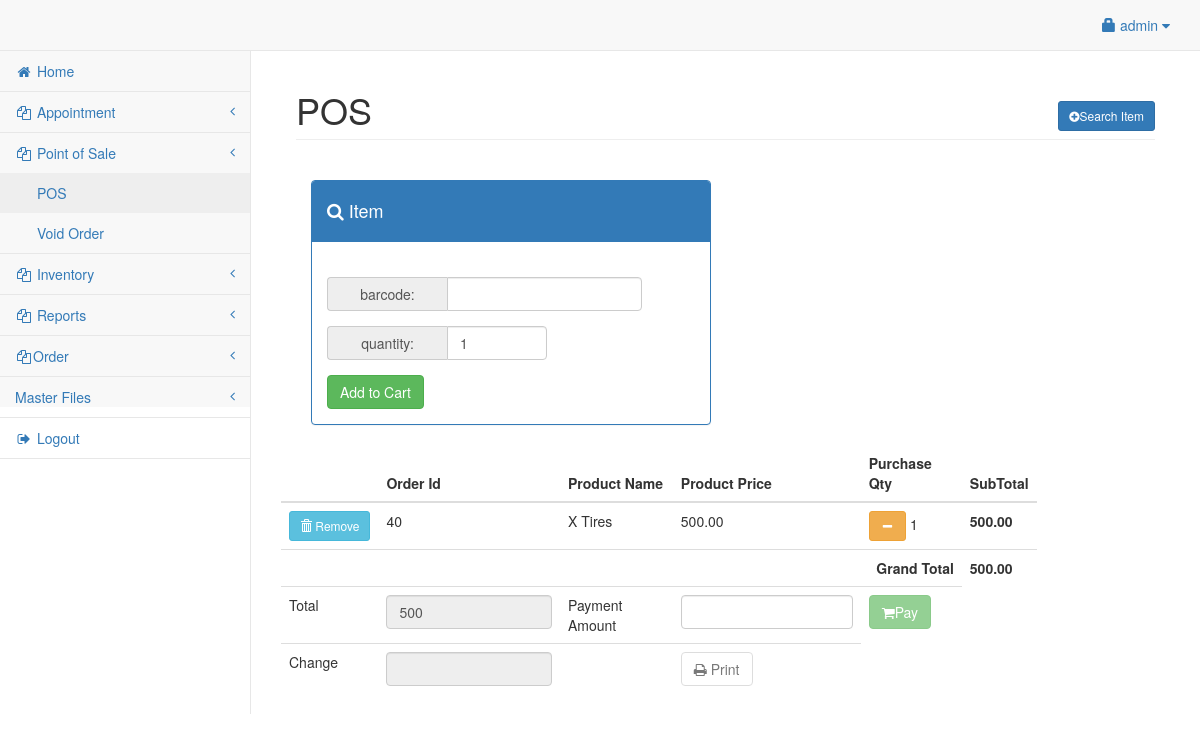
Screenshot of /admin/pos.php (signed in) with the database file from the repository.
### tables this page shows
CREATE TABLE `user` (
  `userid` int(11) NOT NULL,
  `username` varchar(30) NOT NULL,
  `password` varchar(50) NOT NULL,
  `access` int(1) NOT NULL,
  `fullname` varchar(250) NOT NULL,
  `contact` bigint(15) NOT NULL,
  `address` varchar(250) NOT NULL,
  `photo` varchar(250) NOT NULL
);

CREATE TABLE `dummy_cart` (
  `id` int(11) NOT NULL,
  `product_id` int(10) NOT NULL,
  `product_name` varchar(250) NOT NULL,
  `product_price` int(10) NOT NULL,
  `quantity` int(10) NOT NULL,
  `barcode_id` varchar(25) NOT NULL
);

### admin/session.php (called while the page is built, shortened)
<?php
	include('../conn.php');
	$sq=mysqli_query($conn,"select * from `user` where userid='".$_SESSION['id']."'");
	$srow=mysqli_fetch_array($sq);
	$user=$srow['username'];
?>

### admin/pos.php (the view, shortened to what this page needs)
<?php include('session.php'); ?>
<?php include('header.php'); ?>
<head>
<body>
	<div id="wrapper">
		<?php include('navbar.php'); ?>
		<div style="height:50px;"></div>
		<div id="page-wrapper">
			<div class="container-fluid">
				<div class="row">
					<div class="col-lg-12">
						<h1 class="page-header">POS
							<span class="pull-right">
								<button class="btn btn-primary btn-sm" data-toggle="modal" data-target="#addschedule"><i class="fa fa-plus-circle"></i>Search Item</button>
							</span>
						</h1>
						<div class="col-lg-12 main-chart">
							<br>
							<div class="col-sm-4">
							</div>
							<div class="panel panel-primary" style="width:400px;">
								<div class="panel-heading">
									<h4><i class="fa fa-search"></i> Item</h4>
								</div>
								<div class="panel-body">
									<form role="form" method="POST" action="#">
										<br>
										<div class="form-group input-group">
											<span style="width:120px;" class="input-group-addon">barcode:</span>
											<input type="text" class="form-control" name="prodid" required>
										</div>
										<div class="form-group input-group">
											<span style="width:120px;" class="input-group-addon">quantity:</span>
											<input class="form-control" type="number" style="width:100px;" value="1" name="quantity" min="0">
										</div>
										<input type="submit" name="submit" value="Add to Cart" class="btn btn-success" />
									</form>
								</div>
							</div>
						</div>
					</div>
					<div class="row">
						<div class="col-lg-12">
							<table style="width:85%" class="table">
								<thead>
									<th></th>
									<th>Order Id</th>
									<th>Product Name</th>
									<th>Product Price</th>
									<th>Purchase Qty</th>
									<th>SubTotal</th>
								</thead>
								<tbody>
									<?php
									$total = 0;
									$query = mysqli_query($conn, "select * from dummy_cart");
									while ($row = mysqli_fetch_array($query)) {
									?>
										<tr>
											<td><a class="btn btn-info btn-sm" href="del_product.php?id=<?php echo $row['id']; ?>">
													<span class="glyphicon glyphicon-trash"></span> Remove </a></td>
													<td><?php echo $row['id']; ?></td>
											<td><?php echo $row['product_name']; ?></td>
											<td><?php echo number_format($row['product_price'], 2); ?></td>
											<td><a class="btn btn-warning btn-sm minus_qty2" href="minus_product.php?id=<?php echo $row['id']; ?>"><i class="fa fa-minus fa-fw"></i></a>
												<?php echo $row['quantity']; ?>
											</td>
											<td><strong><span class="subt">
														<?php
														$subtotal = $row['quantity'] * $row['product_price'];
														echo number_format($subtotal, 2);
														$total += $subtotal;
														?>
													</span></strong></td>
										</tr>
									<?php
									}
									?>
									<tr>
										<td colspan="5"><span class="pull-right"><strong>Grand Total</strong></span></td>
										<td><strong><span id="total"><?php echo number_format($total, 2); ?></span><strong></td>
									</tr>
									<td>Total</td>
									<td><input type="text" class="form-control" id="total_pay" value="<?php echo $total ?>" readonly></td>
									<td>Payment Amount</td>
									<form role="form" method="POST" action="payment.php">
										<td><input type="text" class="form-control" id="amount_pay" oninput="getChange()" required>
										</td>
										<td><button class="btn btn-success" id="paybutton" disabled><i class="fa fa-shopping-cart" disabled></i>Pay</button>
									</form>
									<tr>
										<td>Change</td>
										<td><input type="text" class="form-control" id="change_pay" readonly></td>
										<td></td>
										<td>
											<a onclick="getUrl(<?php echo $total ?>)">
												<button class="btn btn-default" id="print" disabled>
													<i class="fa fa-print"></i> Print
												</button></a>
										</td>
									</tr>
								</tbody>
							</table>
						</div>
					</div>
				</div>
			</div>
</body>
</html>

### admin/navbar.php (shortened to what this page needs)
<?php include('session.php'); ?>
<?php include('header.php'); ?>
<?php
$sq = mysqli_query($conn, "select access from `user` where userid='" . $_SESSION['id'] . "'");
$srow = mysqli_fetch_array($sq);
$access = $srow['access'];
?>
<nav class="navbar navbar-default navbar-fixed-top" role="navigation" style="margin-bottom: 0">
    <ul class="nav navbar-top-links navbar-right">
        <li class="dropdown">
            <a class="dropdown-toggle" data-toggle="dropdown" href="#">
                <span class="glyphicon glyphicon-lock"></span> <?php echo $user; ?> <i class="fa fa-caret-down"></i>
            </a>
        </li>
    </ul>
    <div class="navbar-default sidebar" role="navigation">
        <div class="sidebar-nav navbar-collapse">
            <ul class="nav" id="side-menu">
                <li>
                    <a href="title.php"><i class="fa fa-home fa-fw"></i> Home</a>
                </li>
                <?php if ($access == 1) {  ?>
                    <li>
                        <a href="#"><i class="fa fa-copy fa-fw"></i> Appointment<span class="fa arrow"></span></a>
                    </li>
                <?php } ?>
                <?php if ($access == 1 || $access == 2) {  ?>
                    <li>
                        <a href="#"><i class="fa fa-copy fa-fw"></i> Point of Sale<span class="fa arrow"></span></a>
                        <ul class="nav nav-second-level">
                            <li>
                                <a href="pos.php"></i>POS</a>
                            </li>
                            <li>
                                <a onclick="myFunction()">Void Order</a>
                            </li>
                        </ul>
                    </li>
                <?php } ?>
                <?php if ($access == 1 || $access == 3) {  ?>
                    <li>
                        <a href="#"><i class="fa fa-copy fa-fw"></i> Inventory<span class="fa arrow"></span></a>
                    </li>
                <?php } ?>
                <?php if ($access == 1) {  ?>
                    <li>
                        <a href="#"><i class="fa fa-copy fa-fw"></i> Reports<span class="fa arrow"></span></a>
                    </li>
                    <li>
                        <a href="#"><i class="fa fa-copy fa-fw"></i>Order<span class="fa arrow"></span></a>
                    </li>
                    <li>
                        <a href="#">Master Files<span class="fa arrow"></span></a>
            </li>
        <?php
                } ?>
        <li><a href="logout.php"><i class="fa fa-sign-out fa-fw"></i> Logout</a></li>
        </ul>
        </div>
    </div>
</nav>

### rows the page displays
user: username "admin"
dummy_cart: id "40", product_name "X Tires", product_price "500.00", quantity "1", subtotal "500.00"

### other values shown
$total "500.00"
